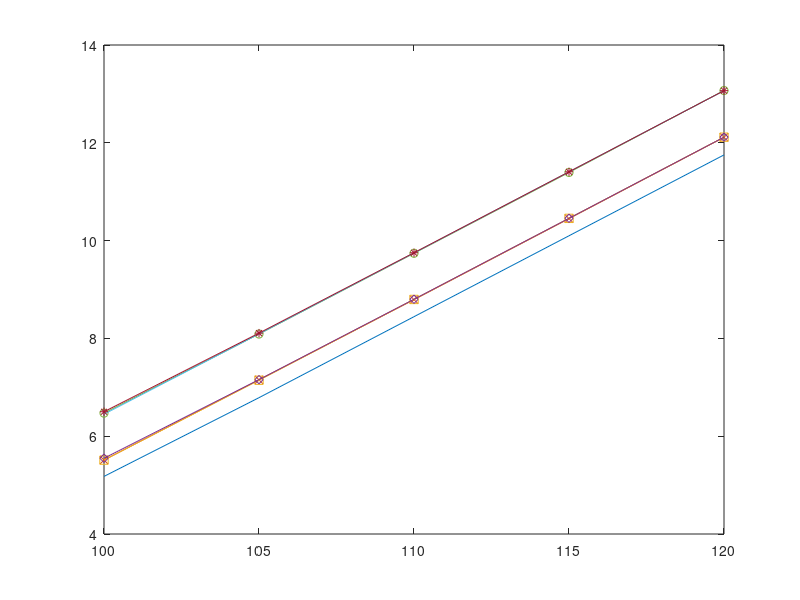

Source code (MATLAB):
clear
%close all

ct = 10000;
snr=10000;
Mvec=[1:5];
D = 40;
height = 3; %d 
snrvec = [100:5 : 120];
M=2;
f = 28e9; % 28 GHz
c = 3e8; % speed of light
lambda = c/f; % free space wavelength 
eta = (c/4/pi/f)^2;

for mi = 1 : length(snrvec) 
    snr = 10^(snrvec(mi)/10);
    %NOMA power allocation 
    power = [4/5 1/5];
    %conventional antenna
    r_all = zeros(M,ct);
    r_all_pin = zeros(M,ct);
    r_all_mul = zeros(M,ct);
    for i = 1 : ct
        loc = zeros(M,2);
        loc(:,1) = D*rand(M,1)-D/2; %length        
        loc(:,2) = D*rand(M,1)-D/2; %width,      

        %conventional antenna
        dist = max(1,sqrt(loc(:,1).^2+ loc(:,2).^2 +height^2));
        r_all(:,i) = log2(1+eta*snr./dist.^2)/M;      
        
        %pinching antenna
        dist = max(1,sqrt(loc(:,2).^2 +height^2));
        r_all_pin(:,i) = log2(1+eta*snr./dist.^2)/M;   

        %disk boundary, upper bound for conventional antenna
        mtemp=0;
        loc_up = zeros(M,2);
        while mtemp<M
            loc_up_temp = D*rand(1,2)-D/2;
            if sqrt(loc_up_temp*loc_up_temp')<D/2
                mtemp = mtemp + 1;
                loc_up(mtemp,:) = loc_up_temp;
            end
        end
        %upper bound
        dist_up = max(1,sqrt(loc_up(:,1).^2+ loc_up(:,2).^2 +height^2));
        r_all_up(:,i) = log2(1+eta*snr./dist_up.^2)/M; 

    end

    %conventional antenna
    r_ave_sum(mi) = mean(sum(r_all,1));%  sum rate 
    %conventional antenna upper bound
    r_ave_sum_up(mi) = mean(sum(r_all_up,1));%  sum rate 
    %pinching antenna 
    r_ave_pin_sum(mi) = mean(sum(r_all_pin,1)); %sum rate 

    %analytical results
    a=height^2; b=eta*snr;
    tau2 = D/2*log2(D^2/4+a+b);
    term1 = tau2 - log2(exp(1))*D + 2*log2(exp(1))*sqrt(a+b)*atan(D/2/sqrt(a+b));
    a=height^2; b=0;
    tau2 = D/2*log2(D^2/4+a+b);
    term2 = tau2 - log2(exp(1))*D + 2*log2(exp(1))*sqrt(a+b)*atan(D/2/sqrt(a+b));
    r_ana_pin(mi) = 2*(term1 -term2)/D;

    %analytical results - upper bound
    a=height^2+eta*snr;
    temp1 = D^2/4*log(D^2/4+a)-D^2/4+a*log((D^2/4+a)/a);
    a=height^2;
    temp2 = D^2/4*log(D^2/4+a)-D^2/4+a*log((D^2/4+a)/a);
    r_all_up_ana(mi) = 4/D^2*log2(exp(1))*(temp1-temp2);

    %high SNR approximation
    r_ana_pin_app(mi) =  log2(D^2/4+height^2+eta*snr)+2*log2(exp(1)) ...
        - log2(D^2/4+height^2)- 4/D*log2(exp(1))*height*atan(D/2/height);
    r_all_up_app(mi) = log2(D^2/4+height^2+eta*snr) + log2(exp(1)) ...
        -log2(D^2/4+height^2) -4/D^2*height^2*log2((D^2/4+height^2)/height^2);

    %test
    diff1(mi) = r_ana_pin_app(mi)-r_all_up_app(mi);
    x=D/height/2;
    diff2(mi) = log2(exp(1))-2./x*log2(exp(1)).*atan(x) +1./x.^2.*log2(1+x.^2);

end
 
plot(snrvec, r_ave_sum,snrvec, r_ave_sum_up,'-x',snrvec,r_all_up_ana,'-s',snrvec, r_all_up_app, '-d',snrvec, r_ave_pin_sum,'-o', snrvec, r_ana_pin, snrvec, r_ana_pin_app, '-*' ) 
 